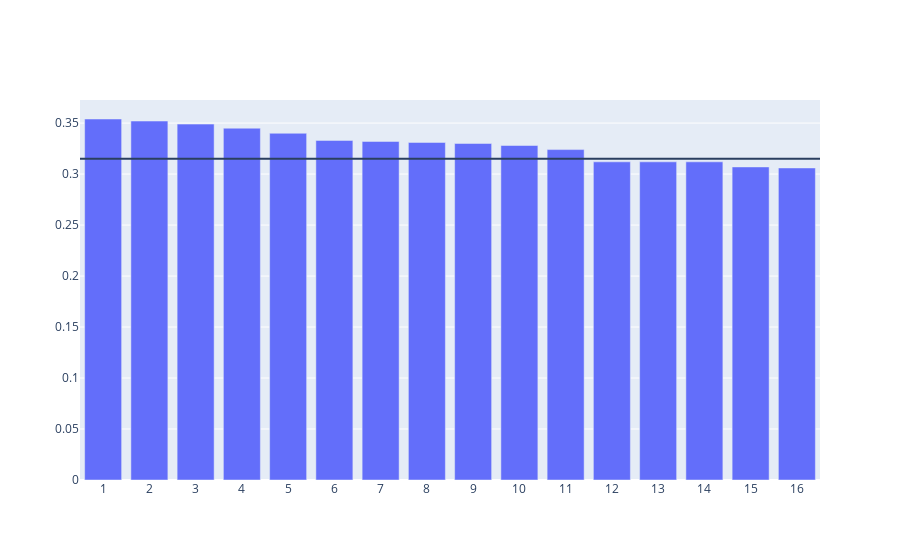

Here is the notebook cell this chart was saved with:
### Code cell
fig = go.Figure()

fig.add_trace(go.Bar(x=hitter_df.loc[:15]['Rank'],
                    y=hitter_df.loc[:15]['HRA_RT'].astype(float)))

fig.add_hline(y=hitter_df['HRA_RT'].astype(float).mean())
print("평균 타율: ", hitter_df['HRA_RT'].astype(float).mean())
fig.show()

### Figure 1 — Plotly figure (JSON) as saved in the notebook; plotly's stock layout.template omitted (floating-point values rounded to 4 significant figures)
{"data": [{"type": "bar", "x": ["1", "2", "3", "4", "5", "6", "7", "8", "9", "10", "11", "12", "13", "14", "15", "16"], "y": [0.354, 0.352, 0.349, 0.345, 0.34, 0.333, 0.332, 0.331, 0.33, 0.328, 0.324, 0.312, 0.312, 0.312, 0.307, 0.306]}], "layout": {"shapes": [{"type": "line", "x0": 0, "x1": 1, "xref": "x domain", "y0": 0.3151, "y1": 0.3151, "yref": "y"}]}}
